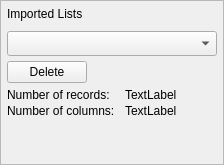
                 <widget class="QFrame" name="workspaceDetailedFrame">
                  <property name="frameShape">
                   <enum>QFrame::StyledPanel</enum>
                  </property>
                  <property name="frameShadow">
                   <enum>QFrame::Raised</enum>
                  </property>
                  <layout class="QVBoxLayout" name="verticalLayout_7">
                   <property name="spacing">
                    <number>0</number>
                   </property>
                   <property name="leftMargin">
                    <number>6</number>
                   </property>
                   <property name="topMargin">
                    <number>6</number>
                   </property>
                   <property name="rightMargin">
                    <number>6</number>
                   </property>
                   <property name="bottomMargin">
                    <number>6</number>
                   </property>
                   <item>
                    <layout class="QVBoxLayout" name="verticalLayout_6" stretch="0,0,0,0,0,0,0,0">
                     <property name="spacing">
                      <number>0</number>
                     </property>
                     <property name="leftMargin">
                      <number>0</number>
                     </property>
                     <property name="topMargin">
                      <number>0</number>
                     </property>
                     <property name="rightMargin">
                      <number>0</number>
                     </property>
                     <property name="bottomMargin">
                      <number>0</number>
                     </property>
                     <item alignment="Qt::AlignTop">
                      <widget class="QLabel" name="workspaceLabelListSummary">
                       <property name="sizePolicy">
                        <sizepolicy hsizetype="Preferred" vsizetype="Preferred">
                         <horstretch>0</horstretch>
                         <verstretch>0</verstretch>
                        </sizepolicy>
                       </property>
                       <property name="text">
                        <string>Imported Lists</string>
                       </property>
                      </widget>
                     </item>
                     <item>
                      <spacer name="verticalSpacer_16">
                       <property name="orientation">
                        <enum>Qt::Vertical</enum>
                       </property>
                       <property name="sizeType">
                        <enum>QSizePolicy::Fixed</enum>
                       </property>
                       <property name="sizeHint" stdset="0">
                        <size>
                         <width>20</width>
                         <height>10</height>
                        </size>
                       </property>
                      </spacer>
                     </item>
                     <item alignment="Qt::AlignTop">
                      <widget class="QComboBox" name="listSelectComboBox">
                       <property name="minimumSize">
                        <size>
                         <width>0</width>
                         <height>25</height>
                        </size>
                       </property>
                       <property name="maximumSize">
                        <size>
                         <width>250</width>
                         <height>16777215</height>
                        </size>
                       </property>
                      </widget>
                     </item>
                     <item>
                      <spacer name="verticalSpacer_17">
                       <property name="orientation">
                        <enum>Qt::Vertical</enum>
                       </property>
                       <property name="sizeType">
                        <enum>QSizePolicy::Fixed</enum>
                       </property>
                       <property name="sizeHint" stdset="0">
                        <size>
                         <width>20</width>
                         <height>5</height>
                        </size>
                       </property>
                      </spacer>
                     </item>
                     <item>
                      <layout class="QHBoxLayout" name="horizontalLayout_12" stretch="1,2">
                       <item>
                        <widget class="QPushButton" name="contentBtnDeleteList">
                         <property name="maximumSize">
                          <size>
                           <width>100</width>
                           <height>16777215</height>
                          </size>
                         </property>
                         <property name="text">
                          <string>Delete</string>
                         </property>
                        </widget>
                       </item>
                       <item>
                        <spacer name="horizontalSpacer_6">
                         <property name="orientation">
                          <enum>Qt::Horizontal</enum>
                         </property>
                         <property name="sizeHint" stdset="0">
                          <size>
                           <width>40</width>
                           <height>20</height>
                          </size>
                         </property>
                        </spacer>
                       </item>
                      </layout>
                     </item>
                     <item>
                      <spacer name="verticalSpacer_18">
                       <property name="orientation">
                        <enum>Qt::Vertical</enum>
                       </property>
                       <property name="sizeType">
                        <enum>QSizePolicy::Fixed</enum>
                       </property>
                       <property name="sizeHint" stdset="0">
                        <size>
                         <width>20</width>
                         <height>5</height>
                        </size>
                       </property>
                      </spacer>
                     </item>
                     <item>
                      <layout class="QHBoxLayout" name="horizontalLayout_19">
                       <property name="spacing">
                        <number>10</number>
                       </property>
                       <item>
                        <layout class="QVBoxLayout" name="verticalLayout_23">
                         <property name="spacing">
                          <number>2</number>
                         </property>
                         <item>
                          <widget class="QLabel" name="fieldLabelRecords">
                           <property name="text">
                            <string>Number of records:</string>
                           </property>
                          </widget>
                         </item>
                         <item>
                          <widget class="QLabel" name="fieldLabelColumns">
                           <property name="text">
                            <string>Number of columns:</string>
                           </property>
                          </widget>
                         </item>
                        </layout>
                       </item>
                       <item>
                        <layout class="QVBoxLayout" name="verticalLayout_24">
                         <property name="spacing">
                          <number>2</number>
                         </property>
                         <item>
                          <widget class="QLabel" name="valueLabelRecords">
                           <property name="text">
                            <string>TextLabel</string>
                           </property>
                          </widget>
                         </item>
                         <item>
                          <widget class="QLabel" name="valueLabelColumns">
                           <property name="text">
                            <string>TextLabel</string>
                           </property>
                          </widget>
                         </item>
                        </layout>
                       </item>
                       <item>
                        <spacer name="horizontalSpacer_20">
                         <property name="orientation">
                          <enum>Qt::Horizontal</enum>
                         </property>
                         <property name="sizeHint" stdset="0">
                          <size>
                           <width>40</width>
                           <height>20</height>
                          </size>
                         </property>
                        </spacer>
                       </item>
                      </layout>
                     </item>
                     <item>
                      <spacer name="verticalSpacer_15">
                       <property name="orientation">
                        <enum>Qt::Vertical</enum>
                       </property>
                       <property name="sizeHint" stdset="0">
                        <size>
                         <width>20</width>
                         <height>40</height>
                        </size>
                       </property>
                      </spacer>
                     </item>
                    </layout>
                   </item>
                  </layout>
                 </widget>
